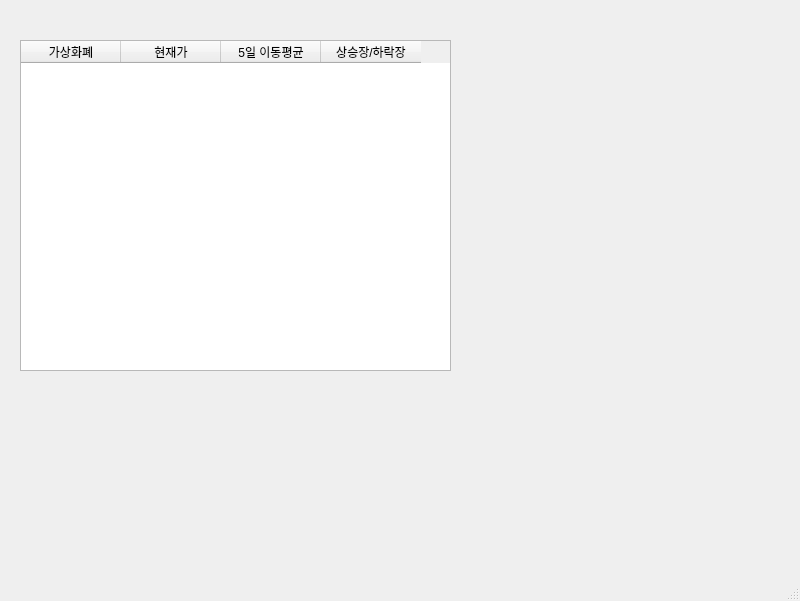
<?xml version="1.0" encoding="UTF-8"?>
<ui version="4.0">
 <class>MainWindow</class>
 <widget class="QMainWindow" name="MainWindow">
  <property name="geometry">
   <rect>
    <x>0</x>
    <y>0</y>
    <width>800</width>
    <height>601</height>
   </rect>
  </property>
  <property name="windowTitle">
   <string>가상화폐 상승장/하락장 알리미</string>
  </property>
  <widget class="QWidget" name="centralwidget">
   <widget class="QTableWidget" name="tableWidget">
    <property name="geometry">
     <rect>
      <x>20</x>
      <y>40</y>
      <width>431</width>
      <height>331</height>
     </rect>
    </property>
    <column>
     <property name="text">
      <string>가상화폐</string>
     </property>
    </column>
    <column>
     <property name="text">
      <string>현재가</string>
     </property>
    </column>
    <column>
     <property name="text">
      <string>5일 이동평균</string>
     </property>
    </column>
    <column>
     <property name="text">
      <string>상승장/하락장</string>
     </property>
    </column>
   </widget>
  </widget>
  <widget class="QMenuBar" name="menubar">
   <property name="geometry">
    <rect>
     <x>0</x>
     <y>0</y>
     <width>800</width>
     <height>21</height>
    </rect>
   </property>
  </widget>
  <widget class="QStatusBar" name="statusbar"/>
 </widget>
 <resources/>
 <connections/>
</ui>
